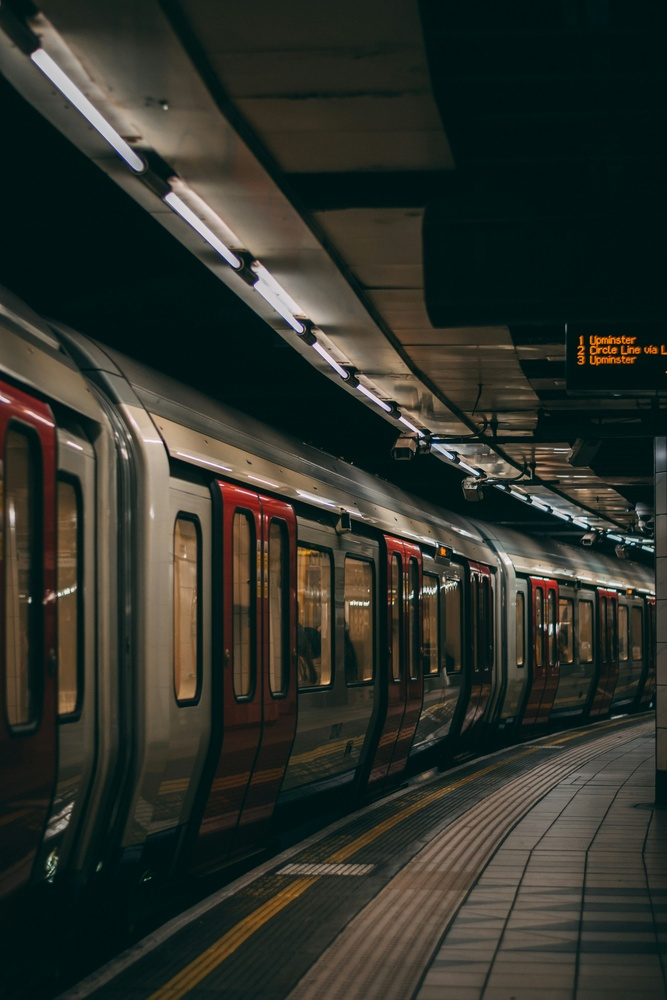
#> input picture media/tests/haliation/robert-tudor.jpg, 667 x 1000 px, shrunk from 4000 x 6000 before the run
$ python haliation.py
#> lines starting #> are read from the running program, lines starting #| are printed output that depends on the picture; after the words box and inside, x2 and y2 are one past the last pixel; in counts of white or black regions, pixels touching at a corner belong together
#> `img_HSV = cv.cvtColor(cv.imread(input_img_pth), cv.COLOR_BGR2HSV_FULL)`: img_HSV: shape (1000, 667, 3); mean H, S, V 78.7, 131.1, 54.6
'''
    TO DO:
    - color of light sources detection based on the color temperature
    - haliation can not be stronger than the light
    - haliation should not be present on the light source itself
    - better haliation map generation (make it automatic parameters based on light density on the histogram)

'''


import cv2 as cv
import numpy as np
import os
import argparse

OUTPUT_DIR = "../media/tests/haliation/output/"


def light_source_detection_hsv(HSVimg: np.ndarray, bright_threshold: int = 200) -> np.ndarray: #input HSV image space -> output HSV image space
#> called with bright_threshold = 195
    light_mask = cv.inRange(HSVimg, (0, 0, bright_threshold), (180, 255, 255))
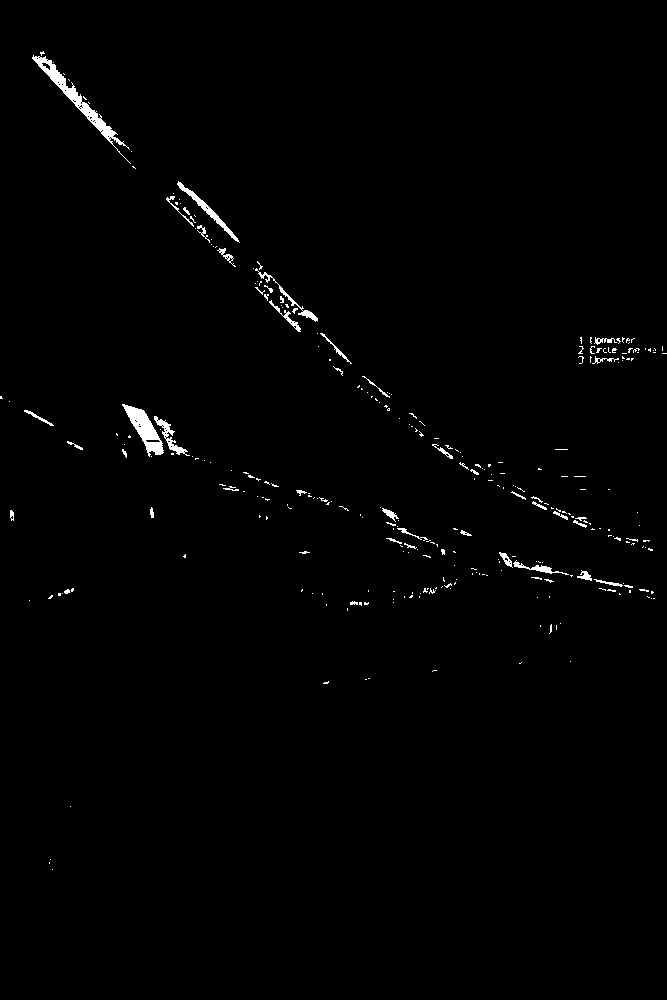
#> light_mask: shape (1000, 667); 0.97% white; 304 white regions (259 under 20 px), largest, box (x1, y1, x2, y2) and area: (32, 55, 131, 164) 1163, (122, 404, 164, 457) 843, (177, 181, 240, 243) 423
    light_sources = cv.bitwise_and(HSVimg, HSVimg, mask=light_mask)
#> light_sources: shape (1000, 667, 3); mean H, S, V 0.6, 0.4, 2
    cv.imwrite(OUTPUT_DIR + "LightSourcesDetected_HSV.jpg", cv.cvtColor(light_sources, cv.COLOR_HSV2BGR))
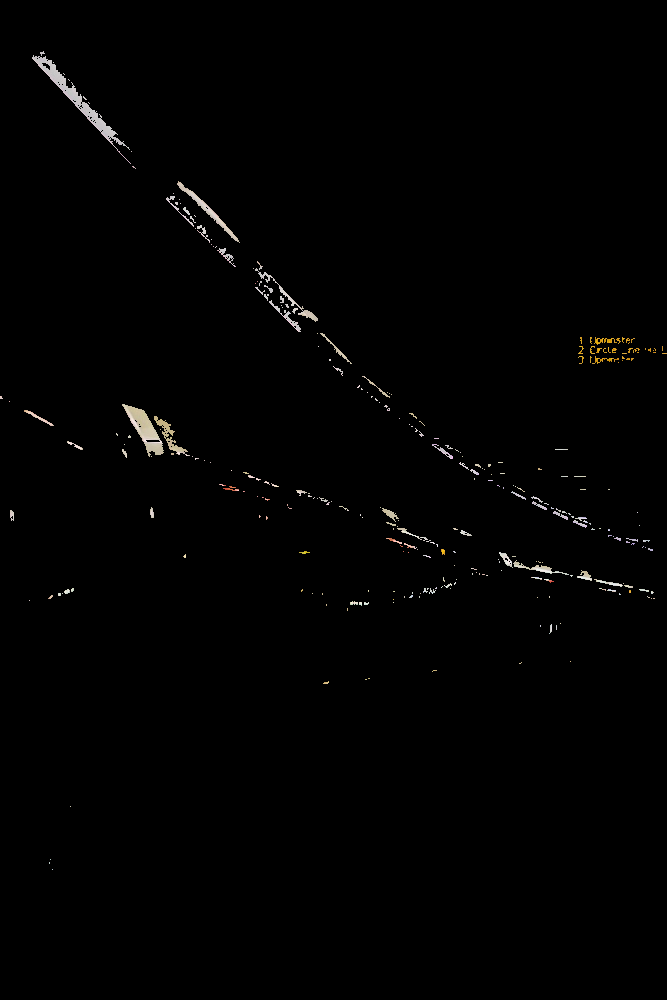
#> saved as LightSourcesDetected_HSV.jpg: shape (1000, 667, 3); mean B, G, R 1.7, 1.9, 2
    return light_sources


def haliation_map_generator(img: np.ndarray, kernel_size:int = 31, sigmaX:int = 50, delta_mode: bool = False) -> np.ndarray:

    """
        input: image in HSV space with detected light sources
        output: haliation map in BGR space
    """
#> called with kernel_size = 81, sigmaX = 50, delta_mode = False

    BGR_img = cv.cvtColor(img, cv.COLOR_HSV2BGR)

    for channel in range(3):
        light_map = cv.GaussianBlur(BGR_img[:,:,channel], (kernel_size, kernel_size), sigmaX)
        if delta_mode:
            light_map = cv.subtract(light_map, BGR_img[:,:,channel])
            light_map = cv.GaussianBlur(light_map, (3,3))
        img[:,:,channel] = light_map # in BGR space
#> this loop made 3 passes
#> pass 1, in haliation_map_generator, `light_map = cv.GaussianBlur(BGR_img[:,:,channel], (kernel_size, kernel..`:
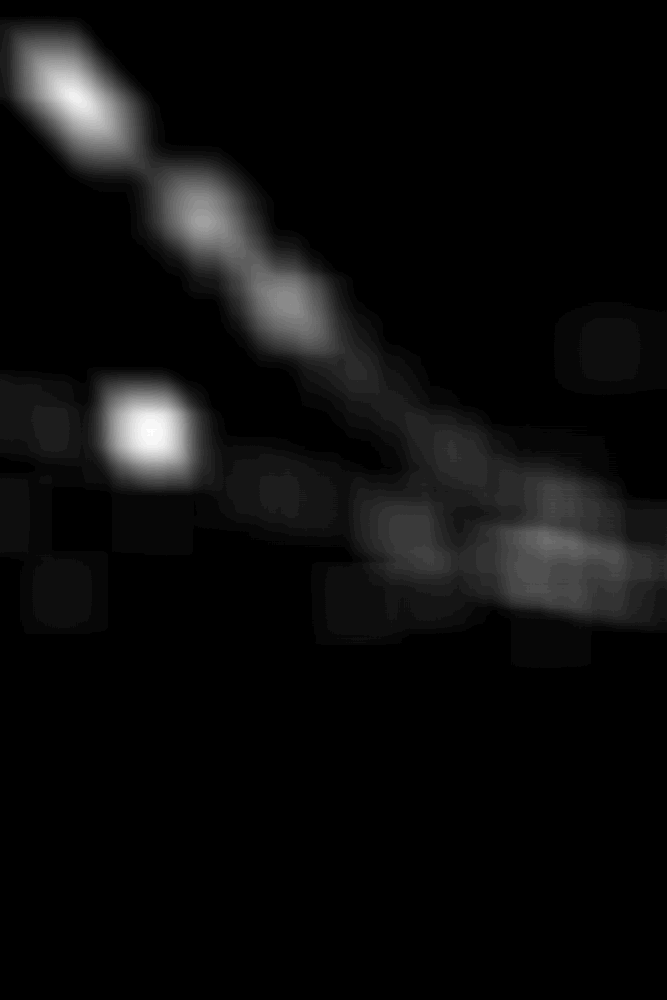
#> light_map: shape (1000, 667); min 0, max 35, mean 1.7; drawn with min black and max white
#> pass 2, in haliation_map_generator, `light_map = cv.GaussianBlur(BGR_img[:,:,channel], (kernel_size, kernel..`:
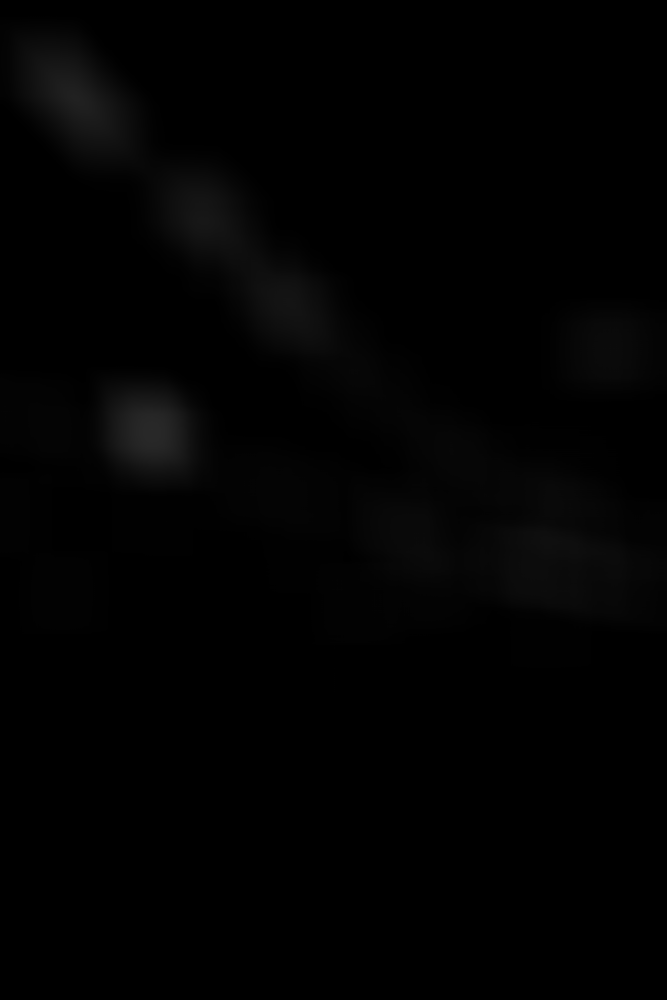
#> light_map: shape (1000, 667); min 0, max 41, mean 1.9
#> after the loop: img: shape (1000, 667, 3); mean H, S, V 1.7, 1.9, 2

    cv.imwrite(OUTPUT_DIR + "HaliationMap.jpg", img)

    return img


def add_heliation_effect(image: np.ndarray, haliation_map: np.ndarray, intensity: float = 0.5) -> np.ndarray:
    """
        function to add haliation effect to the original image using the haliation map
        input: original image in BGR space, haliation map in BGR space, intensity of the effect
        output: haliated image in BGR space
    """
#> called with intensity = 1
    haliated_image = np.zeros_like(image)
#> haliated_image: shape (1000, 667, 3); every value is 0
    for channel in range(3):
        haliated_image[:, :, channel] = cv.addWeighted(image[:, :, channel], 1.0, haliation_map[:, :, channel], intensity, 0)

    cv.imwrite(OUTPUT_DIR + "final_output.jpg", haliated_image)
    print(f"Haliated image saved to: {OUTPUT_DIR + 'final_output.jpg'})")
    return haliated_image

if __name__ == "__main__":
    print("------- Light Source Detection -------\n")
    input_img_pth = "../media/tests/haliation/robert-tudor.jpg"
    img_HSV = cv.cvtColor(cv.imread(input_img_pth), cv.COLOR_BGR2HSV_FULL)

    ls = light_source_detection_hsv(img_HSV, bright_threshold=195)
    hm = haliation_map_generator(ls, kernel_size=81, sigmaX=50, delta_mode=False)
    h_img = add_heliation_effect(cv.imread(input_img_pth), hm, intensity=1)
    print("------- Process Finished -------\n")
